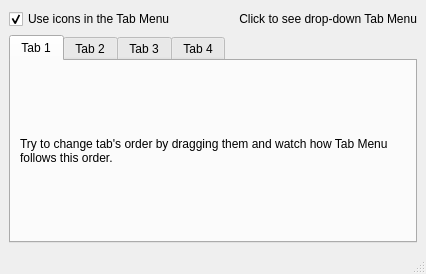
<?xml version="1.0" encoding="UTF-8"?>
<ui version="4.0">
 <class>MainWindow</class>
 <widget class="QMainWindow" name="MainWindow">
  <property name="geometry">
   <rect>
    <x>0</x>
    <y>0</y>
    <width>426</width>
    <height>274</height>
   </rect>
  </property>
  <property name="windowTitle">
   <string>TabListMenu Example</string>
  </property>
  <widget class="QWidget" name="centralwidget">
   <layout class="QGridLayout" name="gridLayout_2">
    <item row="0" column="0">
     <widget class="QCheckBox" name="cbUseIcons">
      <property name="text">
       <string>Use icons in the Tab Menu</string>
      </property>
      <property name="checked">
       <bool>true</bool>
      </property>
     </widget>
    </item>
    <item row="0" column="1">
     <widget class="QLabel" name="label">
      <property name="text">
       <string>Click to see drop-down Tab Menu</string>
      </property>
      <property name="alignment">
       <set>Qt::AlignRight|Qt::AlignTrailing|Qt::AlignVCenter</set>
      </property>
     </widget>
    </item>
    <item row="1" column="0" colspan="2">
     <widget class="QTabWidget" name="tabWidget">
      <property name="currentIndex">
       <number>0</number>
      </property>
      <property name="movable">
       <bool>true</bool>
      </property>
      <widget class="QWidget" name="tab">
       <attribute name="icon">
        <iconset resource="res.qrc">
         <normaloff>:/res/bell.png</normaloff>:/res/bell.png</iconset>
       </attribute>
       <attribute name="title">
        <string>Tab 1</string>
       </attribute>
       <layout class="QGridLayout" name="gridLayout">
        <item row="0" column="0">
         <widget class="QLabel" name="label_2">
          <property name="text">
           <string>Try to change tab's order by dragging them and watch how Tab Menu follows this order.</string>
          </property>
          <property name="wordWrap">
           <bool>true</bool>
          </property>
         </widget>
        </item>
       </layout>
      </widget>
      <widget class="QWidget" name="tab_2">
       <attribute name="icon">
        <iconset resource="res.qrc">
         <normaloff>:/res/camera.png</normaloff>:/res/camera.png</iconset>
       </attribute>
       <attribute name="title">
        <string>Tab 2</string>
       </attribute>
      </widget>
      <widget class="QWidget" name="tab_3">
       <attribute name="icon">
        <iconset resource="res.qrc">
         <normaloff>:/res/cancel.png</normaloff>:/res/cancel.png</iconset>
       </attribute>
       <attribute name="title">
        <string>Tab 3</string>
       </attribute>
      </widget>
      <widget class="QWidget" name="tab_4">
       <attribute name="title">
        <string>Tab 4</string>
       </attribute>
      </widget>
     </widget>
    </item>
   </layout>
  </widget>
  <widget class="QMenuBar" name="menubar">
   <property name="geometry">
    <rect>
     <x>0</x>
     <y>0</y>
     <width>426</width>
     <height>21</height>
    </rect>
   </property>
  </widget>
  <widget class="QStatusBar" name="statusbar"/>
  <action name="actionOpen">
   <property name="text">
    <string>Open...</string>
   </property>
   <property name="shortcut">
    <string>Ctrl+O</string>
   </property>
  </action>
  <action name="actionRecent">
   <property name="text">
    <string>Open Recent</string>
   </property>
  </action>
  <action name="actionExit">
   <property name="text">
    <string>Exit</string>
   </property>
   <property name="shortcut">
    <string>Ctrl+Q</string>
   </property>
  </action>
  <action name="actionClear_Recent">
   <property name="text">
    <string>Clear Recent</string>
   </property>
  </action>
 </widget>
 <resources>
  <include location="res.qrc"/>
 </resources>
 <connections>
  <connection>
   <sender>actionExit</sender>
   <signal>triggered()</signal>
   <receiver>MainWindow</receiver>
   <slot>close()</slot>
   <hints>
    <hint type="sourcelabel">
     <x>-1</x>
     <y>-1</y>
    </hint>
    <hint type="destinationlabel">
     <x>243</x>
     <y>152</y>
    </hint>
   </hints>
  </connection>
 </connections>
</ui>
